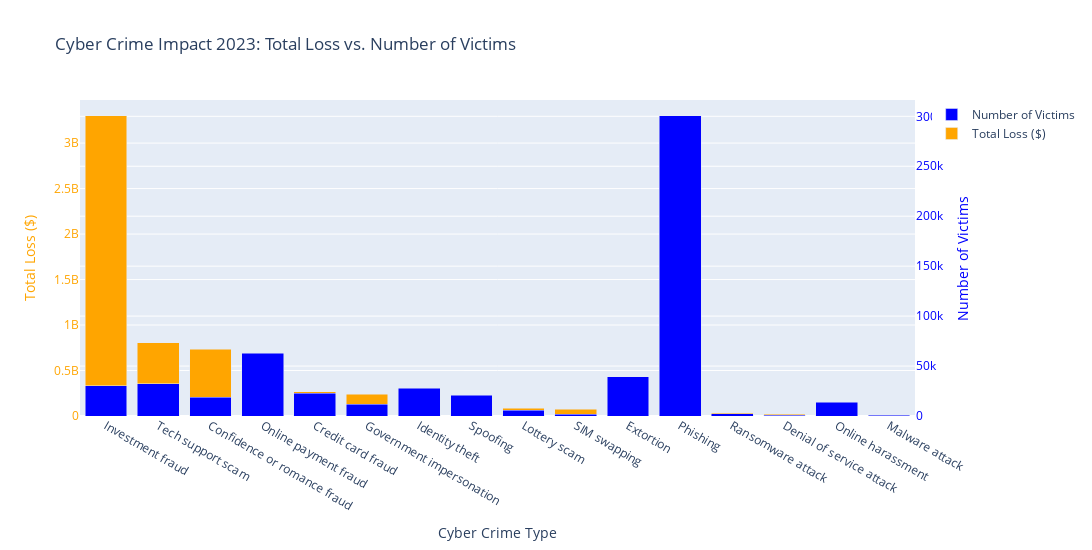

Write notebook code for a chart like this one.
### Code cell
import pandas as pd
import plotly.graph_objects as go

# Load the data from the CSV file
df = pd.read_csv('cybercrime_impact.csv')

# Convert Loss to numerical values for plotting (in dollars)
def convert_loss_to_numeric(loss_str):
    if 'B' in loss_str:
        return float(loss_str.replace('B', '').replace(',', '').strip()) * 1e9  # Convert to dollars
    elif 'M' in loss_str:
        return float(loss_str.replace('M', '').replace(',', '').strip()) * 1e6  # Convert to dollars
    else:
        return float(loss_str.replace(',', '').strip())

# Apply the conversion to the Loss column
df['Loss (Dollars)'] = df['Loss'].apply(convert_loss_to_numeric)

# Create the figure
fig4 = go.Figure()

# Add the 'Loss' data to the figure
fig4.add_trace(go.Bar(
    x=df['Cyber crime type'],
    y=df['Loss (Dollars)'],
    name='Total Loss ($)',
    marker_color='orange',
    yaxis='y1'
))

# Add the 'Victims' data to the figure
fig4.add_trace(go.Bar(
    x=df['Cyber crime type'],
    y=df['Victims'],
    name='Number of Victims',
    marker_color='blue',
    yaxis='y2'
))

# Create axes
fig4.update_layout(
    title='Cyber Crime Impact 2023: Total Loss vs. Number of Victims',
    xaxis_title='Cyber Crime Type',
    yaxis_title='Total Loss ($)',
    yaxis=dict(
        title='Total Loss ($)',
        titlefont=dict(color='orange'),
        tickfont=dict(color='orange'),
    ),
    yaxis2=dict(
        title='Number of Victims',
        titlefont=dict(color='blue'),
        tickfont=dict(color='blue'),
        overlaying='y',
        side='right'
    ),
    barmode='stack',  # Set the bar mode to stack
    width=1250,  # Set the width of the plot
    height=550,  # Set the height of the plot
)

# Show the figure
fig4.show()

### Figure 1 — Plotly figure (JSON) as saved in the notebook; plotly's stock layout.template omitted (floating-point values rounded to 4 significant figures)
{"data": [{"marker": {"color": "orange"}, "name": "Total Loss ($)", "type": "bar", "x": ["Investment fraud", "Tech support scam", "Confidence or romance fraud", "Online payment fraud", "Credit card fraud", "Government impersonation", "Identity theft", "Spoofing", "Lottery scam", "SIM swapping", "Extortion", "Phishing", "Ransomware attack", "Denial of service attack", "Online harassment", "Malware attack"], "y": [3300000000, 806600000, 735900000, 386100000, 264100000.0, 240600000, 189200000, 107900000, 83600000, 72700000, 54300000, 52100000, 34400000, 17100000, 10600000, 9300000], "yaxis": "y"}, {"marker": {"color": "blue"}, "name": "Number of Victims", "type": "bar", "x": ["Investment fraud", "Tech support scam", "Confidence or romance fraud", "Online payment fraud", "Credit card fraud", "Government impersonation", "Identity theft", "Spoofing", "Lottery scam", "SIM swapping", "Extortion", "Phishing", "Ransomware attack", "Denial of service attack", "Online harassment", "Malware attack"], "y": [30500, 32500, 19000, 62900, 23000, 11600, 27900, 20600, 5700, 2000, 39400, 300500, 2400, 568, 14000, 762], "yaxis": "y2"}], "layout": {"barmode": "stack", "height": 550, "title": {"text": "Cyber Crime Impact 2023: Total Loss vs. Number of Victims"}, "width": 1250, "xaxis": {"title": {"text": "Cyber Crime Type"}}, "yaxis": {"tickfont": {"color": "orange"}, "title": {"font": {"color": "orange"}, "text": "Total Loss ($)"}}, "yaxis2": {"overlaying": "y", "side": "right", "tickfont": {"color": "blue"}, "title": {"font": {"color": "blue"}, "text": "Number of Victims"}}}}
